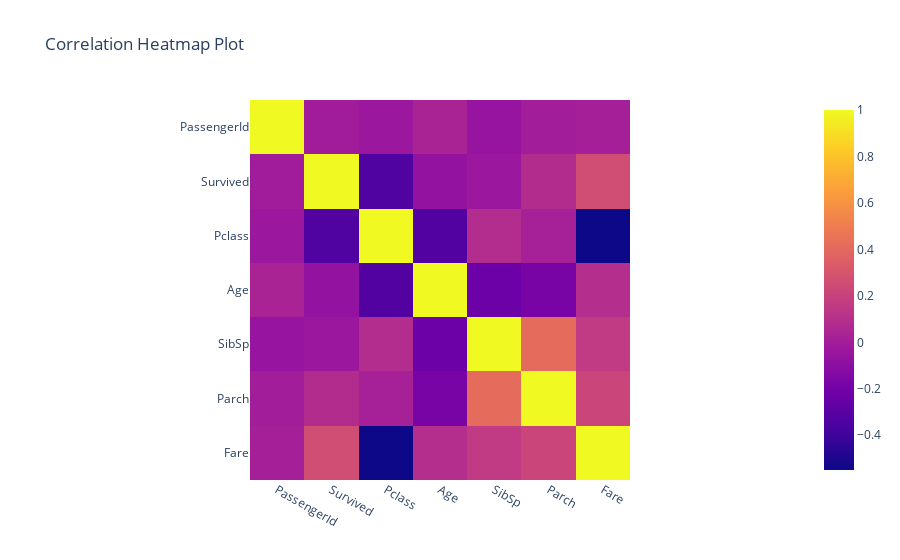

The code cell stored with this chart in its notebook:
### Code cell
fig = px.imshow(corr, title = 'Correlation Heatmap Plot')
fig.show()

### Figure 1 — Plotly figure (JSON) as saved in the notebook; plotly's stock layout.template omitted (floating-point values rounded to 4 significant figures)
{"data": [{"coloraxis": "coloraxis", "hovertemplate": "x: %{x}<br>y: %{y}<br>color: %{z}<extra></extra>", "type": "heatmap", "x": ["PassengerId", "Survived", "Pclass", "Age", "SibSp", "Parch", "Fare"], "y": ["PassengerId", "Survived", "Pclass", "Age", "SibSp", "Parch", "Fare"], "z": [[1, -0.005007, -0.03514, 0.03321, -0.05753, -0.001652, 0.01266], [-0.005007, 1, -0.3385, -0.06981, -0.03532, 0.08163, 0.2573], [-0.03514, -0.3385, 1, -0.3313, 0.08308, 0.01844, -0.5495], [0.03321, -0.06981, -0.3313, 1, -0.2326, -0.1792, 0.09157], [-0.05753, -0.03532, 0.08308, -0.2326, 1, 0.4148, 0.1597], [-0.001652, 0.08163, 0.01844, -0.1792, 0.4148, 1, 0.2162], [0.01266, 0.2573, -0.5495, 0.09157, 0.1597, 0.2162, 1]]}], "layout": {"coloraxis": {"colorscale": [[0, "#0d0887"], [0.1111, "#46039f"], [0.2222, "#7201a8"], [0.3333, "#9c179e"], [0.4444, "#bd3786"], [0.5556, "#d8576b"], [0.6667, "#ed7953"], [0.7778, "#fb9f3a"], [0.8889, "#fdca26"], [1, "#f0f921"]]}, "title": {"text": "Correlation Heatmap Plot"}, "xaxis": {"constrain": "domain", "scaleanchor": "y"}, "yaxis": {"autorange": "reversed", "constrain": "domain"}}}
